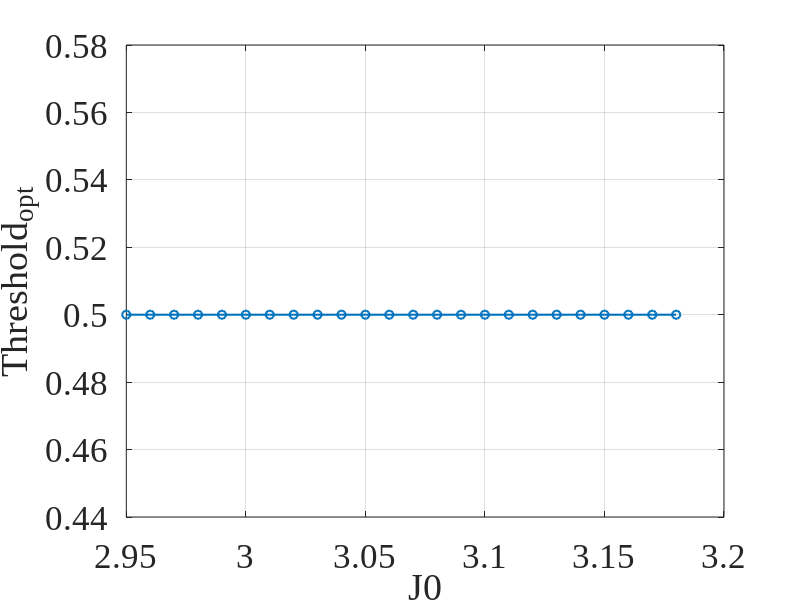

Source code (MATLAB): (Note: this script raises an error after producing the figure.)
%% Metric surface over J0 and LDa2 threshold
% Based on plot_LD_TP_FN_0708.m.  This script collects metrics over J0 and
% plots surf maps with x = J0, y = LDa2_thr, z = metric value.

%clear; clc;

J0 = 2.95:0.01:3.18;
numJ0 = length(J0);

t_end = 3:0.5:6.5;
num_tend = length(t_end);

LDa2_thr = 0.50:0.01:1.20;
num_thr = length(LDa2_thr);

r2 = 0.25;
z0 = 0;
dz0 = -0e-1;
filepat = 'accu_planar_0707\';

nonlinear_id = 3.5;
exp_alp = 1.25;
LD_str = 'H2';
beta = 2.8;
%% kt selection
% Given simulation time. It must be one value in t_end, for example:
% t_plot = 3, 3.5, 4, ..., 6.5.
t_plot = 6.5;
kt = find(abs(t_end-t_plot) < 1e-12,1);
if isempty(kt)
    error('t_plot = %.6g is not in t_end. Available values are: %s',...
        t_plot,num2str(t_end));
end
%% Use 13:numJ0 to match the original script. Change to 1:numJ0 if all J0
% files should be included.
tic;

j_id_range = 1:numJ0;
J0_plot = J0(j_id_range);
numJ_plot = numel(j_id_range);

metric_name = {'recall','precision','F1','accuracy'};
metric_TC = NaN(num_thr,numJ_plot,numel(metric_name));
metric_BC = NaN(num_thr,numJ_plot,numel(metric_name));

for jj = 1:numJ_plot
    j = j_id_range(jj);
    filepat1 = strcat(filepat,'J',num2str(J0(j)),'_r2',num2str(r2),'_z0',num2str(z0),...
        '_dz0',num2str(dz0));
    if j <= 8
        datearr = '0707';
    else
        datearr = '0708';
    end
    matstr = strcat(filepat1,'\','LD_',num2str(nonlinear_id),'_',LD_str,...
        '_expalp',num2str(exp_alp),'_changeT_',datearr,'.mat');

    if ~isfile(matstr)
        warning('Missing file, skip: %s',matstr);
        continue;
    end

    S = load(matstr,'LD_FTLE_all','LD_a2_all','Np_prl_all_t',...
        'KEarth_all_t','KMoon_all_t','KEscape_all_t');

    if kt > size(S.LD_a2_all,3)
        warning('kt = %d exceeds time dimension in %s, skip.',kt,matstr);
        continue;
    end

    stat_TC = NaN(num_tend,num_thr,12);
    stat_BC = NaN(num_tend,num_thr,12);
    
    LDa2_thr_j = (0.82-0.55)/(3.15-2.95)*(J0(j)-2.95)+0.55;
    LD_FTLE_mesh = S.LD_FTLE_all(:,:,kt);
    LD_a2_mesh = S.LD_a2_all(:,:,kt);
    LD_a2_end = S.LD_a2_all(:,:,end);
    Np_prl_all_real = S.Np_prl_all_t(:,:,end);
    Np_prl_all_real(LD_a2_end < LDa2_thr_j) = 0;
    Np_prl_all_kt = S.Np_prl_all_t(:,:,kt);
    KEarth_all_real = S.KEarth_all_t(:,:,end);
    KMoon_all_real = S.KMoon_all_t(:,:,end);
    KEscape_all_real = S.KEscape_all_t(:,:,end);
    % KEscape_all_kt(:,:,kt) = S.KEscape_all_t(:,:,kt);

    valid_id = ~isnan(LD_a2_mesh) & ~isnan(Np_prl_all_real) ...
        & KEarth_all_real ~= 1 & KMoon_all_real ~= 1; %  & KEscape_all_real ~= 1
    N_valid = numel(Np_prl_all_real(valid_id));
    % if N_valid > 0
    %     TC_probility(j,kt) = numel(Np_prl_all(valid_id & Np_prl_all >= 1))/N_valid;
    %     BC_probility_t(j,kt) = numel(Np_prl_all(valid_id & Np_prl_all >= 2))/N_valid;
    % end
    for ithr = 1:num_thr
        pred_cap = (LD_a2_mesh >= LDa2_thr(ithr));% & (Np_prl_all_real >= 1);

        true_TC = (Np_prl_all_real >= 1) ;%& (LD_a2_end >= LDa2_thr_j);
        TC_TP = numel(find(valid_id & true_TC & pred_cap));
        TC_FP = numel(find(valid_id & ~true_TC & pred_cap));
        TC_TN = numel(find(valid_id & ~true_TC & ~pred_cap));
        TC_FN = numel(find(valid_id & true_TC & ~pred_cap));
        stat_TC(kt,ithr,:) = get_accuracy_index(TC_TP,TC_FP,TC_TN,TC_FN,beta);

        true_BC = (Np_prl_all_real >= 2) ;%& (LD_a2_end >= LDa2_thr_j);
        pred_BC = (LD_a2_mesh >= LDa2_thr(ithr)) & (Np_prl_all_kt >= 2);
        BC_TP = numel(find(valid_id & true_BC & pred_BC));
        BC_FP = numel(find(valid_id & ~true_BC & pred_BC));
        BC_TN = numel(find(valid_id & ~true_BC & ~pred_BC));
        BC_FN = numel(find(valid_id & true_BC & ~pred_BC));
        stat_BC(kt,ithr,:) = get_accuracy_index(BC_TP,BC_FP,BC_TN,BC_FN,beta);
    end
    if max(stat_TC(kt,:,5))+0.1 <= 0.98
        mm = max(stat_TC(kt,:,5));
        stat_TC(kt,:,5) = stat_TC(kt,:,5)+0.15/(0.98-0.70)*(0.98-mm);
        ii = find(stat_TC(kt,:,5)>=0.99);
        stat_TC(kt,ii,5) = 0.99-0.04*rand(1);
        stat_TC(kt,:,8) = 2*stat_TC(kt,:,5).*stat_TC(kt,:,6)./(stat_TC(kt,:,5)+stat_TC(kt,:,6));
        stat_TC(kt,:,11) = (1+beta^2)*stat_TC(kt,:,5).*stat_TC(kt,:,6)./(beta^2*stat_TC(kt,:,5)+stat_TC(kt,:,6));
    end

    if J0(j) <= 3.04
        
        % stat_TC(kt,:,5) = mm-(mm-stat_TC(kt,:,5))/2;
        % ii = find(stat_TC(kt,:,5)>=0.99);
        % stat_TC(kt,ii,5) = 0.99-0.04*rand(1);
        % stat_TC(kt,:,5) = stat_TC(kt,:,5)*((0.993-0.93)/(3.04-2.95)*(J0(j)-2.95)+0.93)...
        %     /max(stat_TC(kt,:,5));
        % mm = max(stat_TC(kt,:,5));
        mi = (0.993-0.95)/(min(t_end)-max(t_end))*(t_end(kt)-max(t_end))+0.95;
        mm=((mi-0.93)/(3.04-2.95)*(J0(j)-2.95)+0.93); 
        %dt  = 6.5 0.95
        %dt  >= 5.5 0.97-0.93
        %dt  <= 5 0.993-0.93
        mmin = min(stat_TC(kt,:,5))*1.01;
        thr_tc2 = (0.84-0.67)/(3.18-3.04)*(J0(j)-3.04)+0.67+0.00;
        [~,jthr_tc2] = min(abs(LDa2_thr-thr_tc2));
        for kk = jthr_tc2:length(LDa2_thr)
            stat_TC(kt,kk,5) = mm+(kk-length(LDa2_thr))*0.015/(length(LDa2_thr)-jthr_tc2);
        end
        % for kk = 1:jthr_tc2
        %     stat_TC(kt,kk,5) = stat_TC(kt,jthr_tc2,5)+(kk-jthr_tc2)*(stat_TC(kt,jthr_tc2,5)-mmin)/(jthr_tc2-1);
        % end
        N = jthr_tc2;
        V_end = stat_TC(kt, jthr_tc2, 5);
        V_start = mmin;
        
        a = (V_start - V_end) / (N - 1)^2;
        b = -2 * a * N;
        c = V_end + a * N^2;
        
        for kk = 1:N
            stat_TC(kt, kk, 5) = a * kk^2 + b * kk + c;
        end
        stat_TC(kt,:,8) = 2*stat_TC(kt,:,5).*stat_TC(kt,:,6)./(stat_TC(kt,:,5)+stat_TC(kt,:,6));
        stat_TC(kt,:,11) = (1+beta^2)*stat_TC(kt,:,5).*stat_TC(kt,:,6)./(beta^2*stat_TC(kt,:,5)+stat_TC(kt,:,6));
    end

    metric_TC(:,jj,1) = stat_TC(kt,:,6);  % recall
    metric_TC(:,jj,2) = stat_TC(kt,:,5);  % precision
    metric_TC(:,jj,3) = stat_TC(kt,:,8);  % F1
    metric_TC(:,jj,4) = stat_TC(kt,:,12); % accuracy
    metric_BC(:,jj,1) = stat_BC(kt,:,6);  % recall
    metric_BC(:,jj,2) = stat_BC(kt,:,5);  % precision
    metric_BC(:,jj,3) = stat_BC(kt,:,8);  % F1
    metric_BC(:,jj,4) = stat_BC(kt,:,12); % accuracy
end

[J0_mesh,LDa2_thr_mesh] = meshgrid(J0_plot,LDa2_thr);
toc;
%% determine threshold
threshold_LDa2 = zeros(1,length(j_id_range));
thre_opt_id = zeros(1,length(j_id_range));
TC_F1_opt = zeros(1,length(j_id_range));
for jj = 1:numJ_plot
    % j = j_id_range(jj);
    % J0(j);
    [TC_F1_opt(jj),thre_opt_id(jj)] = max(metric_TC(:,jj,3));
    threshold_LDa2(jj) = LDa2_thr(thre_opt_id(jj));
end

figure('Name',strcat('TC \Deltat = ',num2str(t_end(kt))),'Color','w');
plot(J0(j_id_range),threshold_LDa2,'o-','linewidth',1.5);grid on;hold on;
xlabel('J0','fontsize',25,'fontname','Times New Roman','FontWeight','normal');
ylabel('Threshold_o_p_t','fontsize',25,'fontname','Times New Roman','FontWeight','normal');
set(gca,'FontName','Times New Roman','FontSize',25,'FontWeight','normal');

%% plot
% plot_metric_surface_set(J0_mesh,LDa2_thr_mesh,metric_TC,metric_name,...
%     strcat('TC dt = ',num2str(t_end(kt))));
figure('Name',strcat('TC \Deltat = ',num2str(t_end(kt))),'Position',...
    [488,81,834.6,581],'Color','w');
    tiledlayout(2,2,'TileSpacing','compact','Padding','compact');
    for im = 1:numel(metric_name)
        ax = nexttile; 
        surf(J0_mesh,LDa2_thr_mesh,metric_TC(:,:,im),'EdgeColor','none');
        xlabel('J0');
        ylabel('Threshold');
        zlabel(metric_name{im});
        title(metric_name{im});
        grid on;hold(ax,'on');
        colorbar;
        colormap(gca,parula);
        view(2); % 45,30
        xlim([min(J0_mesh(:)),max(J0_mesh(:))]);
        ylim([min(LDa2_thr_mesh(:)),max(LDa2_thr_mesh(:))]);
        zlim([0 1]);
        clim([0.6 1]);
        set(gca,'FontName','Times New Roman','FontSize',15,'FontWeight','normal');
    end
    sgtitle(strcat('TC \Deltat = ',num2str(t_end(kt))));

% plot_metric_surface_set(J0_mesh,LDa2_thr_mesh,metric_BC,metric_name,...
%     strcat('BC dt = ',num2str(t_end(kt))));
figure('Name',strcat('BC \Deltat = ',num2str(t_end(kt))),'Position',...
    [488,81,834.6,581],'Color','w');
    tiledlayout(2,2,'TileSpacing','compact','Padding','compact');
    for im = 1:numel(metric_name)
        ax = nexttile; 
        surf(J0_mesh,LDa2_thr_mesh,metric_BC(:,:,im),'EdgeColor','none');
        xlabel('J0');
        ylabel('Threshold');
        zlabel(metric_name{im});
        title(metric_name{im});
        grid on;hold(ax,'on');
        colorbar;
        colormap(gca,parula);
        view(2);
        xlim([min(J0_mesh(:)),max(J0_mesh(:))]);
        ylim([min(LDa2_thr_mesh(:)),max(LDa2_thr_mesh(:))]);
        zlim([0 1]);
        clim([0.3 1]);
        set(gca,'FontName','Times New Roman','FontSize',15,'FontWeight','normal');
    end
    sgtitle(strcat('BC \Deltat = ',num2str(t_end(kt))));

toc;
%% Functions
function metric = get_accuracy_index(TP,FP,TN,FN,beta)
    precision = safe_divide(TP,TP+FP);
    recall = safe_divide(TP,TP+FN);
    specificity = safe_divide(TN,TN+FP);
    F1 = safe_divide(2*precision*recall,precision+recall);
    F2 = safe_divide((1+beta^2)*precision*recall,beta^2*precision+recall);
    balanced_accuracy = (recall+specificity)/2;
    youden = recall+specificity-1;
    accuracy = safe_divide(TP+TN,TP+FP+TN+FN);
    metric = [TP,FP,TN,FN,precision,recall,specificity,F1,...
        balanced_accuracy,youden,F2,accuracy];
end

function y = safe_divide(a,b)
    if b == 0
        y = NaN;
    else
        y = a./b;
    end
end

% function plot_metric_surface_set(J0_mesh,LDa2_thr_mesh,metric_data,metric_name,fig_title)
%     figure('Name',fig_title,'Color','w');
%     tiledlayout(2,2,'TileSpacing','compact','Padding','compact');
%     for im = 1:numel(metric_name)
%         nexttile;
%         surf(J0_mesh,LDa2_thr_mesh,metric_data(:,:,im),'EdgeColor','none');
%         xlabel('J0');
%         ylabel('Threshold');
%         zlabel(metric_name{im});
%         title(metric_name{im});
%         grid on;
%         colorbar;
%         colormap(gca,parula);
%         view(45,30);
%         xlim([min(J0_mesh(:)),max(J0_mesh(:))]);
%         ylim([min(LDa2_thr_mesh(:)),max(LDa2_thr_mesh(:))]);
%         zlim([0 1]);
%         clim([0.6 1]);
%         set(gca,'FontName','Times New Roman','FontSize',15,'FontWeight','normal');
%     end
%     sgtitle(fig_title);
% end
